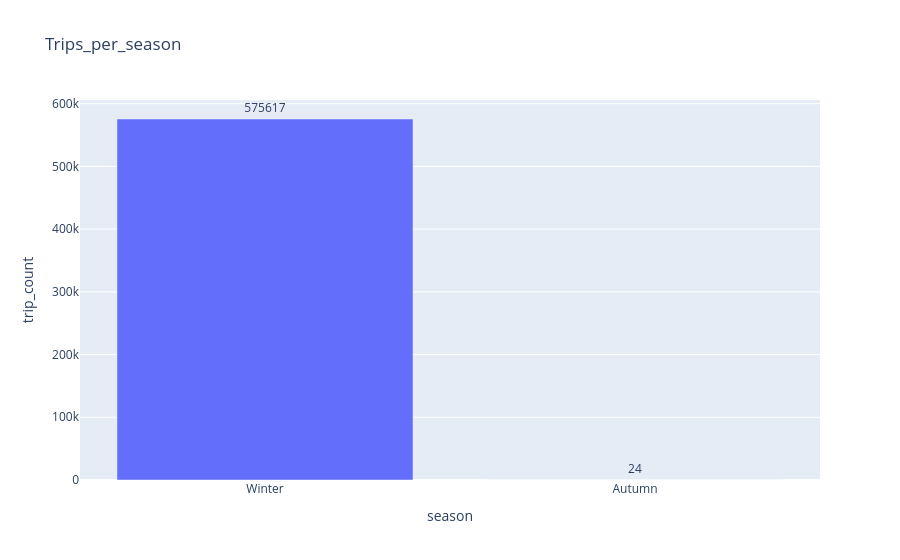

The code cell stored with this chart in its notebook:
### Code cell
fig = px.bar(
    trips_per_season,
    x="season",
    y="trip_count",
    text="trip_count",
    title="Trips_per_season"
)

fig.update_traces(textposition="outside")
fig.update_layout(
    xaxis_title="season",
    yaxis_title="trip_count"
)

fig.show()

### Figure 1 — Plotly figure (JSON) as saved in the notebook; plotly's stock layout.template omitted (floating-point values rounded to 4 significant figures)
{"data": [{"hovertemplate": "season=%{x}<br>trip_count=%{text}<extra></extra>", "legendgroup": "", "marker": {"color": "#636efa", "pattern": {"shape": ""}}, "name": "", "orientation": "v", "showlegend": false, "text": [575600.0, 24.0], "textposition": "outside", "type": "bar", "x": ["Winter", "Autumn"], "xaxis": "x", "y": [575617, 24], "yaxis": "y"}], "layout": {"barmode": "relative", "legend": {"tracegroupgap": 0}, "title": {"text": "Trips_per_season"}, "xaxis": {"anchor": "y", "domain": [0, 1], "title": {"text": "season"}}, "yaxis": {"anchor": "x", "domain": [0, 1], "title": {"text": "trip_count"}}}}
